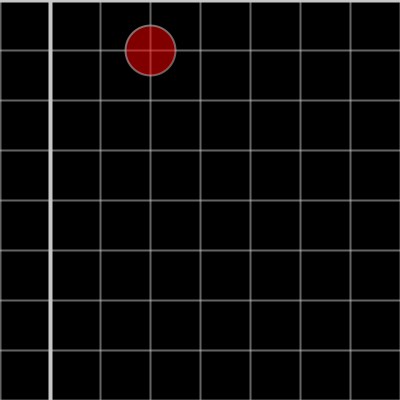
Frame 1 (no input)
Frame 60 (the mouse pressed at the canvas centre just before this capture): identical to frame 1, image omitted
Frame 120 (the mouse held since frame 60 and released just before this capture): identical to frame 1, image omitted

The Processing sketch that drew this single still picture (run headless with seeded random() and noise(); from frame 60 on, the mouse is pressed at the canvas centre):

// Processing sketch: transformComposition2D
// ── transformComposition2D.pde


void setup() {
  size(400,400);
  frameRate(10);
}

int xoff = 50;

void draw() {
  background(0);
  //scale(2);
  //translate(xoff,0);
  //rotate(PI/4);
  //scale(2);
  
  applyMatrix(2, 0, 50, 
              0, 2, 0);
  
  //rotate(PI/4);
  //translate(xoff,0);
  
  //xoff++;
  
  axes();
  fill(color(255,0,0,128));
  ellipseMode(CENTER);
  ellipse(50,25, 25,25);
}

void axes() {
  color lblCol = 200;
  color gridCol = color(200,200,200,128);
  stroke(200);
  strokeWeight(2);
  line(-width,0, +width,0);
  line(0,-height, 0,+height);
  stroke(color(200,128));
  strokeWeight(1);
  for(int i=-width; i<width; i+=25) {
    line(i,-height, i,+height);
    line(-width,i, +width,i);
  }
}
